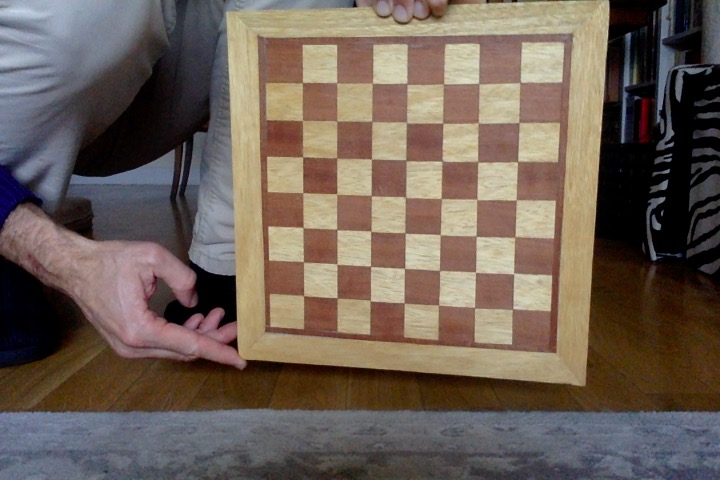
#> input picture calibration/test/calibration_chess/Photo on 17.11.25 at 10.14 #2.jpg, 720 x 480 px
$ python rectifyImage.py '../../calibration/test/calibration_chess/Photo on 17.11.25 at 10.14 #2.jpg'   (older library calls are emulated)
#> lines starting #> are read from the running program, lines starting #| are printed output that depends on the picture
import cv2
import numpy as np
import sys

img = cv2.imread(sys.argv[1])
#> img is the input picture: shape (480, 720, 3); mean B, G, R 86.8, 96.6, 110.2

K = np.array([
    [410.0,   0.0, 360.0],
    [  0.0, 410.0, 240.0],
    [  0.0,   0.0,   1.0]
])

D = np.array([
    [-0.085],
    [ 0.020],
    [-0.003],
    [ 0.0005]
])

DIM = (720, 480)

map1, map2 = cv2.fisheye.initUndistortRectifyMap(
    K,
    D,
    np.eye(3),
    K,
    DIM,
    cv2.CV_16SC2
)

undistorted = cv2.remap(
    img,
    map1,
    map2,
    interpolation=cv2.INTER_LINEAR,
    borderMode=cv2.BORDER_CONSTANT
)
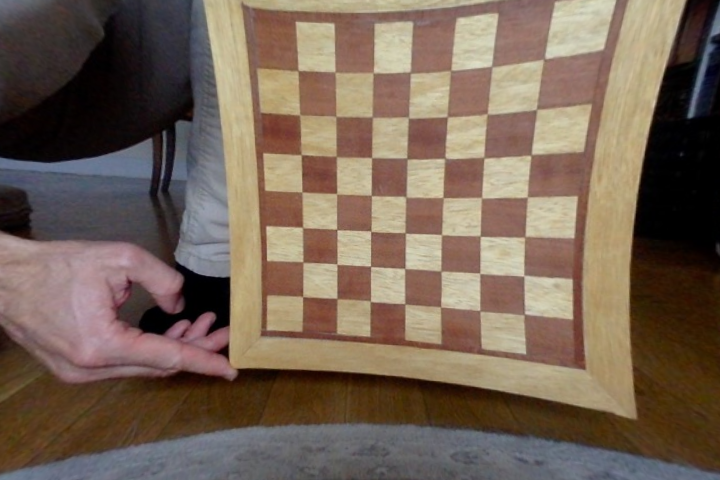
#> undistorted: shape (480, 720, 3); mean B, G, R 85.9, 100.4, 118.2

cv2.imwrite("undistorted.jpg", undistorted)

$ run again, on calibration/test/calibration_chess/Photo on 17.11.25 at 10.14 #4.jpg
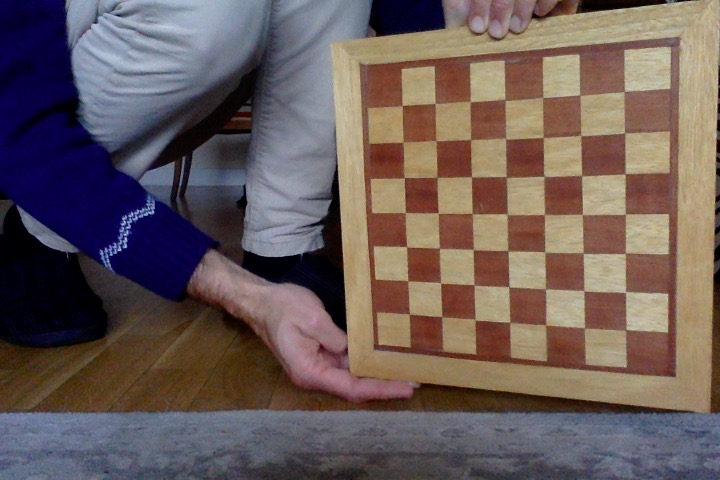
#> input picture calibration/test/calibration_chess/Photo on 17.11.25 at 10.14 #4.jpg, 720 x 480 px
#> img is the input picture: shape (480, 720, 3); mean B, G, R 90, 91.9, 106.4
#> `undistorted = cv2.remap( img, map1, map2, interpolation=cv2.INTER_LINE..`:
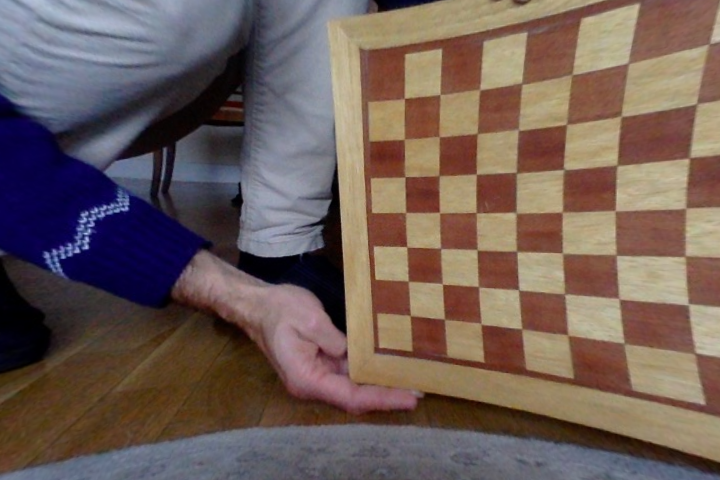
#> undistorted: shape (480, 720, 3); mean B, G, R 87.8, 93.5, 111.1

$ run again, on calibration/test/calibration_chess/Photo on 17.11.25 at 10.14 #5.jpg
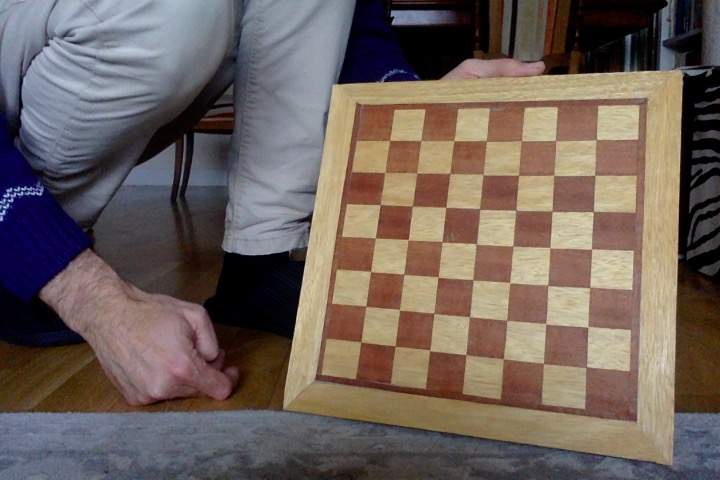
#> input picture calibration/test/calibration_chess/Photo on 17.11.25 at 10.14 #5.jpg, 720 x 480 px
#> img is the input picture: shape (480, 720, 3); mean B, G, R 91.6, 98, 110.6
#> `undistorted = cv2.remap( img, map1, map2, interpolation=cv2.INTER_LINE..`:
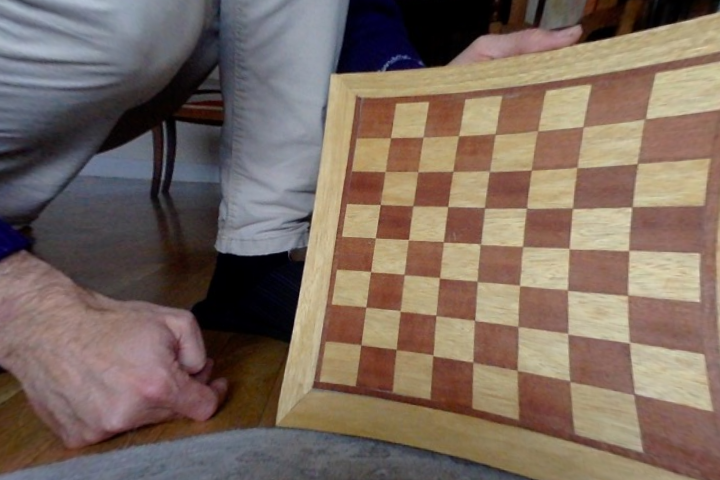
#> undistorted: shape (480, 720, 3); mean B, G, R 95.1, 106, 122.9

$ run again, on calibration/test/calibration_chess/Photo on 17.11.25 at 10.15 #2.jpg
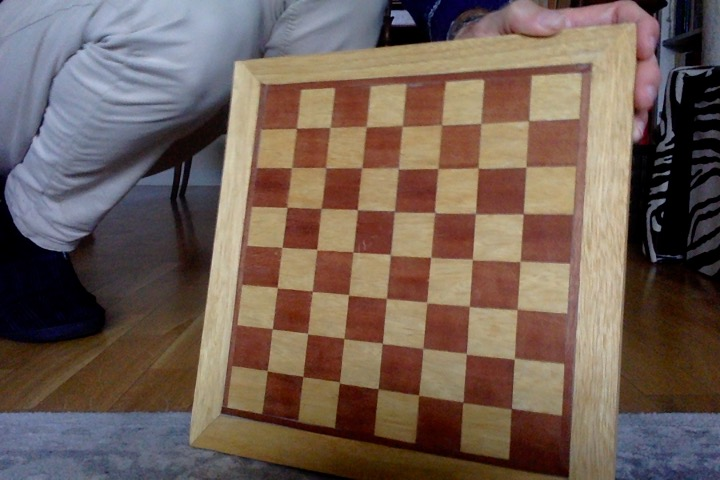
#> input picture calibration/test/calibration_chess/Photo on 17.11.25 at 10.15 #2.jpg, 720 x 480 px
#> img is the input picture: shape (480, 720, 3); mean B, G, R 85.5, 95, 112.8
#> `undistorted = cv2.remap( img, map1, map2, interpolation=cv2.INTER_LINE..`:
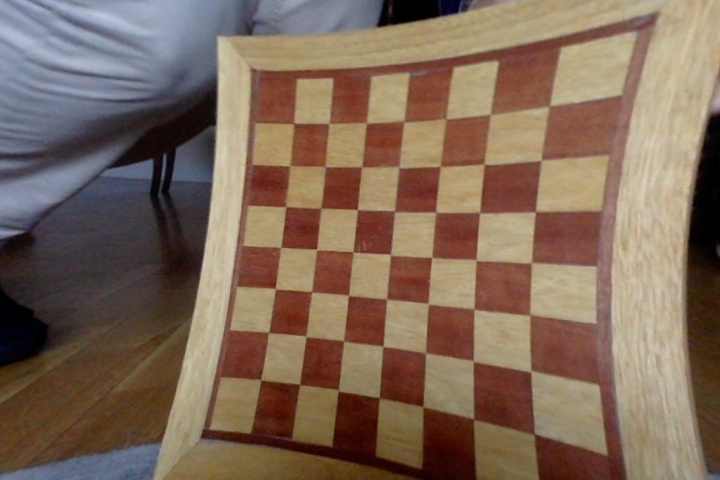
#> undistorted: shape (480, 720, 3); mean B, G, R 88.4, 104.9, 127
